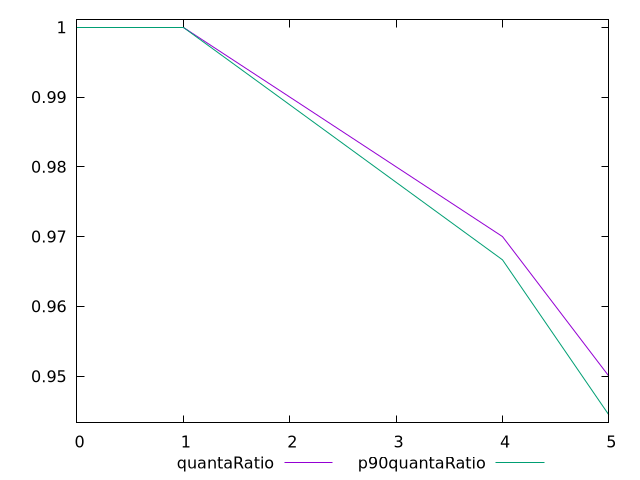

Source code (gnuplot):
$_quantaRatio <<EOF
1
1
1
0.99
0.98
0.97
0.95
EOF
$_p90QuantaRatio <<EOF
1
1
1
0.9888888888888889
0.9777777777777777
0.9666666666666667
0.9444444444444444
EOF
set key outside below
set terminal pngcairo
set output "report_00006_2020-11-02T20-21-41.718Z/bootup-time/progession_quantaRatio_p90quantaRatio.png"
set yrange [0.9433333333333334:1.001111111111111]
plot $_quantaRatio title "quantaRatio" with line ,$_p90QuantaRatio title "p90quantaRatio" with line ,
